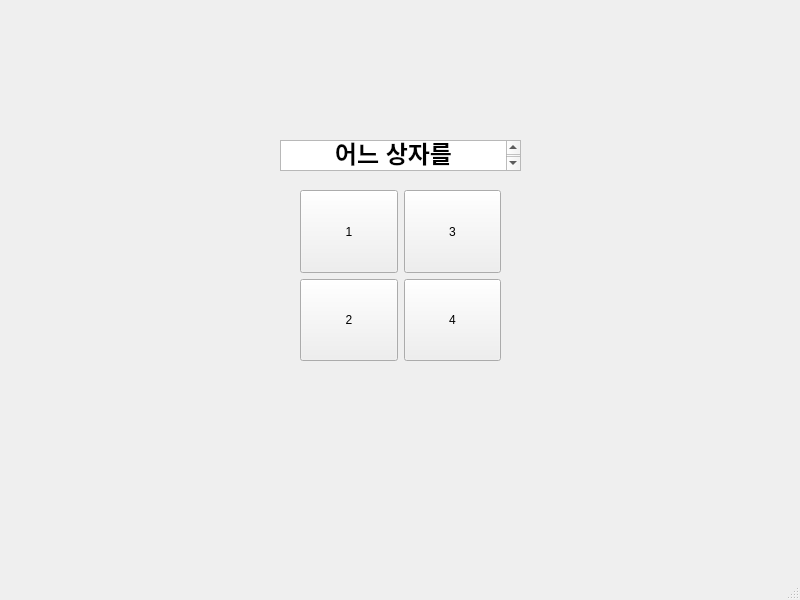
<?xml version="1.0" encoding="UTF-8"?>
<ui version="4.0">
 <class>MainWindow</class>
 <widget class="QMainWindow" name="MainWindow">
  <property name="geometry">
   <rect>
    <x>0</x>
    <y>0</y>
    <width>800</width>
    <height>600</height>
   </rect>
  </property>
  <property name="windowTitle">
   <string>MainWindow</string>
  </property>
  <widget class="QWidget" name="centralwidget">
   <widget class="QWidget" name="gridLayoutWidget">
    <property name="geometry">
     <rect>
      <x>300</x>
      <y>190</y>
      <width>201</width>
      <height>171</height>
     </rect>
    </property>
    <layout class="QGridLayout" name="gridLayout">
     <item row="0" column="1">
      <widget class="QPushButton" name="pushButton_9">
       <property name="sizePolicy">
        <sizepolicy hsizetype="Expanding" vsizetype="Expanding">
         <horstretch>0</horstretch>
         <verstretch>0</verstretch>
        </sizepolicy>
       </property>
       <property name="text">
        <string>3</string>
       </property>
      </widget>
     </item>
     <item row="2" column="1">
      <widget class="QPushButton" name="pushButton_8">
       <property name="sizePolicy">
        <sizepolicy hsizetype="Expanding" vsizetype="Expanding">
         <horstretch>0</horstretch>
         <verstretch>0</verstretch>
        </sizepolicy>
       </property>
       <property name="text">
        <string>4</string>
       </property>
      </widget>
     </item>
     <item row="2" column="0">
      <widget class="QPushButton" name="pushButton_7">
       <property name="sizePolicy">
        <sizepolicy hsizetype="Expanding" vsizetype="Expanding">
         <horstretch>0</horstretch>
         <verstretch>0</verstretch>
        </sizepolicy>
       </property>
       <property name="text">
        <string>2</string>
       </property>
      </widget>
     </item>
     <item row="0" column="0">
      <widget class="QPushButton" name="pushButton_6">
       <property name="sizePolicy">
        <sizepolicy hsizetype="Expanding" vsizetype="Expanding">
         <horstretch>0</horstretch>
         <verstretch>0</verstretch>
        </sizepolicy>
       </property>
       <property name="text">
        <string>1</string>
       </property>
      </widget>
     </item>
    </layout>
   </widget>
   <widget class="QTextBrowser" name="textBrowser">
    <property name="geometry">
     <rect>
      <x>280</x>
      <y>140</y>
      <width>241</width>
      <height>31</height>
     </rect>
    </property>
    <property name="html">
     <string>&lt;!DOCTYPE HTML PUBLIC &quot;-//W3C//DTD HTML 4.0//EN&quot; &quot;http://www.w3.org/TR/REC-html40/strict.dtd&quot;&gt;
&lt;html&gt;&lt;head&gt;&lt;meta name=&quot;qrichtext&quot; content=&quot;1&quot; /&gt;&lt;style type=&quot;text/css&quot;&gt;
p, li { white-space: pre-wrap; }
&lt;/style&gt;&lt;/head&gt;&lt;body style=&quot; font-family:'.AppleSystemUIFont'; font-size:13pt; font-weight:400; font-style:normal;&quot;&gt;
&lt;p align=&quot;center&quot; style=&quot; margin-top:0px; margin-bottom:0px; margin-left:0px; margin-right:0px; -qt-block-indent:0; text-indent:0px;&quot;&gt;&lt;span style=&quot; font-size:18pt; font-weight:600;&quot;&gt;어느 상자를 여시겠습니까?&lt;/span&gt;&lt;/p&gt;&lt;/body&gt;&lt;/html&gt;</string>
    </property>
   </widget>
  </widget>
  <widget class="QMenuBar" name="menubar">
   <property name="geometry">
    <rect>
     <x>0</x>
     <y>0</y>
     <width>800</width>
     <height>24</height>
    </rect>
   </property>
  </widget>
  <widget class="QStatusBar" name="statusbar"/>
 </widget>
 <resources/>
 <connections/>
</ui>
